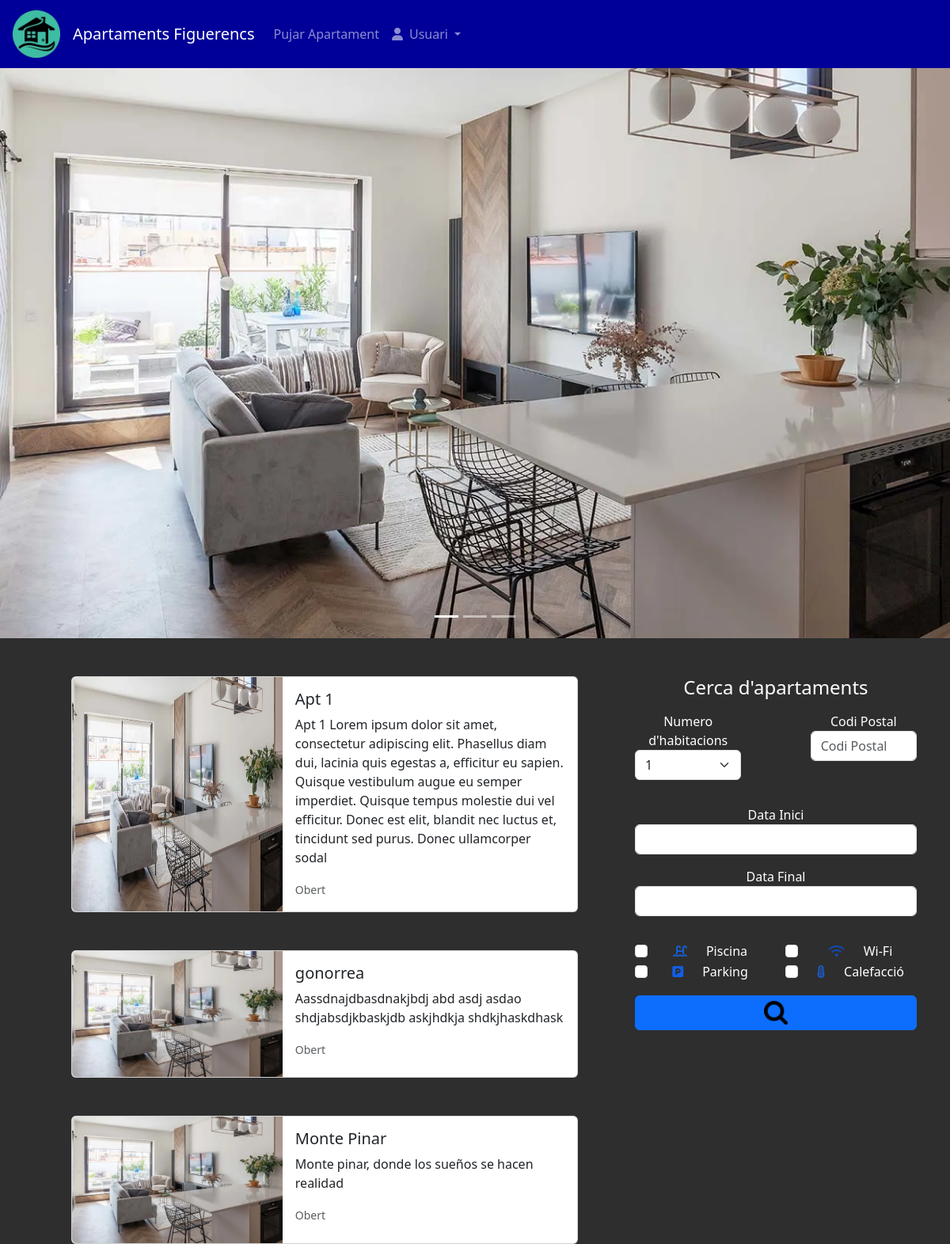
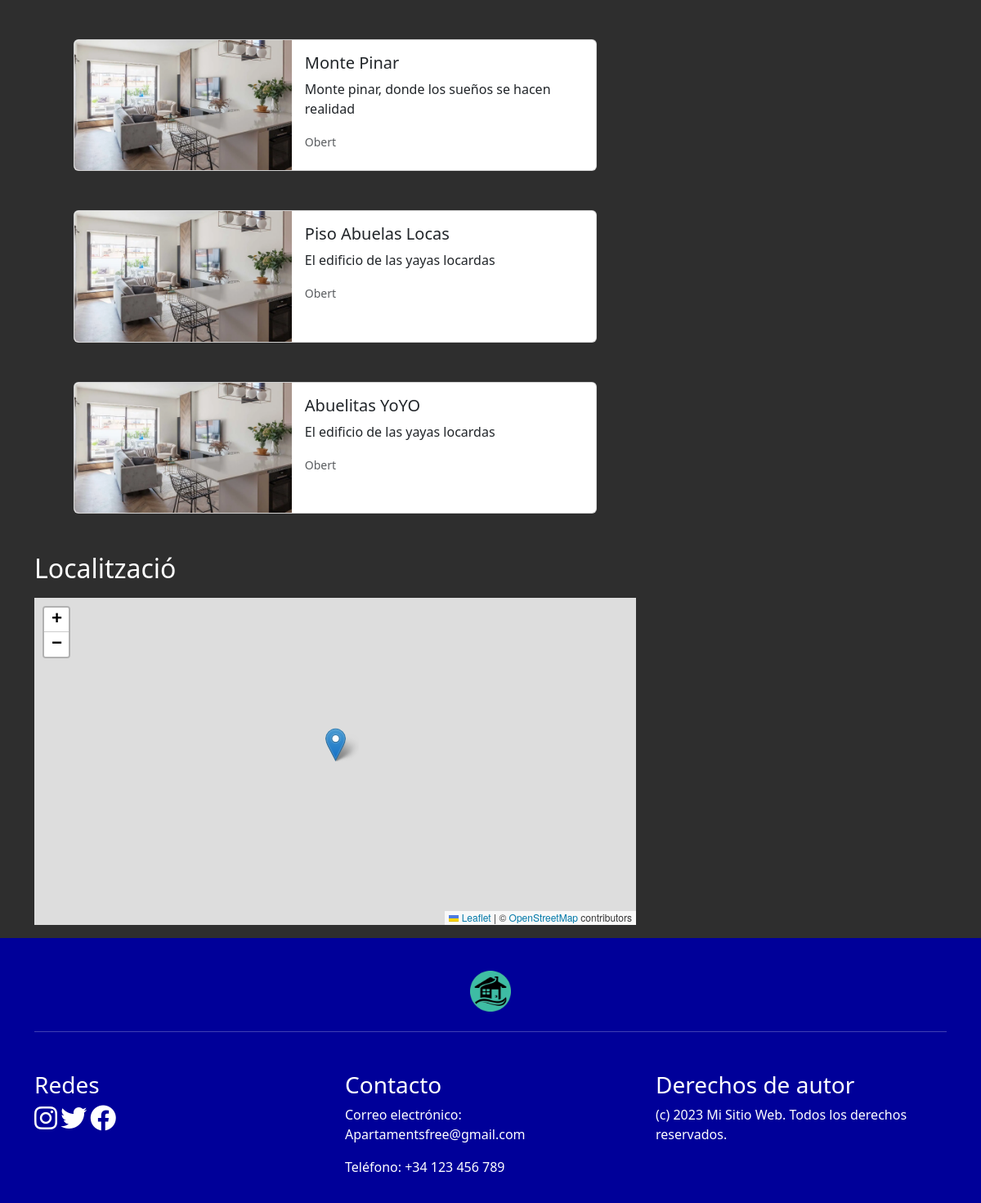
The app's page /index.php (signed in) with its own data (2 pictures, top to bottom).
### tables this page shows
CREATE TABLE `apartaments` (
  `idApartament` int(11) NOT NULL,
  `idUsuari` int(11) DEFAULT NULL,
  `diaMaximCancel` int(11) NOT NULL,
  `latitud` decimal(10,8) NOT NULL,
  `longitud` decimal(11,8) NOT NULL,
  `habitacions` int(11) NOT NULL,
  `titol` varchar(150) NOT NULL,
  `descripcio` varchar(300) NOT NULL,
  `preuTA` decimal(10,2) NOT NULL,
  `preuTB` decimal(10,2) NOT NULL,
  `metresCuadrats` decimal(10,2) NOT NULL,
  `adreca` varchar(150) NOT NULL,
  `codiPostal` int(5) NOT NULL
);

### public/index.php (called while the page is built, shortened)
<?php
include "../src/config.php";
include "../src/controllers/index.php";
include "../src/Emeset/Container.php";
include "../src/Emeset/Response.php";
$request = new \Emeset\Request();
$response = new \Emeset\Response();
$container = new \Emeset\Container($config);
$r = '';
if ($r == "login") {
    ctrlLogin($request, $response, $container);
} elseif ($r === "content") {
    $response = isLogged($request, $response, $container,"ctrlContent");
} elseif ($r == "register") {
    ctrlRegister($request, $response, $container);
} elseif ($r == "aptdata") {
    $AptId = $_REQUEST["AptId"];
    AptData($request, $response, $container, $AptId);
} elseif ($r == "user") {
    $response = isLogged($request, $response, $container,"ctrlUser");
} elseif ($r == "pujar") {
    $response = isLogged($request, $response, $container,"ctrlPujar");
} elseif ($r == "") {
    $response = isLogged($request, $response, $container, "ctrlIndex");
} elseif ($r == "dologin") {
    ctrlDoLogin($request, $response, $container);
} elseif ($r == "dologout") {
    ctrlDoLogout($request, $response, $container);
} elseif ($r == "doregister") {
    ctrlDoRegister($request, $response, $container);
} elseif ($r == "doreserva") {
    ctrlDoReserva($request, $response, $container);
} elseif ($r == "doupdate") {
    $response = isLogged($request, $response, $container,"ctrlDoUpdate");
} elseif ($r == "doupload") {
    $response = isLogged($request, $response, $container,"ctrlDoUpload");
} else {
    $response = isLogged($request, $response, $container,"ctrlError");
}
$response->response();

### src/emeset/container.php (called while the page is built, shortened)
<?php
class Container
{
    public $config = [];
    public $sql;
    public function __construct($config)
    {
        $this->config = $config;
        $this->sql = $this->db()->getConnection();
    }
    public function db(){
        return new \Apartaments\Db(
            $this->config["db"]["user"],
            $this->config["db"]["pass"],
            $this->config["db"]["db"],
            $this->config["db"]["host"]
        );
    }
    public function apartaments()
    {
        return new \Apartaments\Apartment($this->sql);
    }
}

### src/models/Db.php (called while the page is built, shortened)
<?php
class Db {
    public $sql;
    public function __construct($user, $pass, $db, $host){
        $dsn = "mysql:dbname={$db};host={$host}";
        try {
            $this->sql = new \PDO($dsn, $user, $pass);
        } catch (\PDOException $e) {
            die('Ha fallat la connexió: ' . $e->getMessage());
        }
    }
    public function getConnection(){
        return $this->sql;
    }
}

### src/controllers/index.php (called while the page is built)
<?php
function ctrlIndex($request, $response, $container){
    $aptModel = $container->apartaments();
    $apts = $aptModel->getAll();
    $response->set("apts", $apts);
    $response->setTemplate("index.php");
    return $response;
}

### src/models/Apartment.php (called while the page is built, shortened)
<?php
class Apartment {
    public $sql;
    public function __construct($sql){
        $this->sql = $sql;
    }
    public function getAll(){
        $apts = array();
        $query = "select * from apartaments;";
        foreach ($this->sql->query($query, \PDO::FETCH_ASSOC) as $apt) {
            $apts[] = $apt;
        }
        return $apts;
    }
}

### src/middleware/isLogged.php (called while the page is built, shortened)
<?php
function isLogged($request, $response, $container, $next){
    $response->set("email", $request->get("SESSION", "email"));
    $response = $next($request, $response, $container);
    return $response;
}

### src/views/index.php (the view, shortened to what this page needs)
<!DOCTYPE html>
<html lang="en">
<head>
    <link rel="stylesheet" href="//code.jquery.com/ui/1.13.2/themes/base/jquery-ui.css">
    <link rel="stylesheet" href="https://cdn.jsdelivr.net/npm/bootstrap@5.3.2/dist/css/bootstrap.min.css">
    <link rel="stylesheet" href="https://cdnjs.cloudflare.com/ajax/libs/font-awesome/6.0.0-beta3/css/all.min.css">
    <link rel="stylesheet" href="https://unpkg.com/leaflet@1.9.4/dist/leaflet.css"/>
    <link rel="stylesheet" href="/css/style.css">
</head>
<body>
    <?php include("header.php");?>
    <div id="carouselExampleIndicators" class="carousel slide">
        <div class="carousel-indicators">
            <button type="button" data-bs-target="#carouselExampleIndicators" data-bs-slide-to="0" class="active" aria-current="true" aria-label="Slide 1"></button>
            <button type="button" data-bs-target="#carouselExampleIndicators" data-bs-slide-to="1" aria-label="Slide 2"></button>
            <button type="button" data-bs-target="#carouselExampleIndicators" data-bs-slide-to="2" aria-label="Slide 3"></button>
        </div>
        <div class="carousel-inner">
            <div class="carousel-item active">
                <img src="/img/apartamento_portada_1.webp" class="d-block w-100" alt="apartament_1">
            </div>
        </div>
        <button class="carousel-control-prev" type="button" data-bs-target="#carouselExampleIndicators" data-bs-slide="prev">
        </button>
        <button class="carousel-control-next" type="button" data-bs-target="#carouselExampleIndicators" data-bs-slide="next">
        </button>
    </div>
    <div class="container-md">
        <div class="row">
            <div class="col-md-8">
                <?php foreach($apts as $i => $apt) { ?>
                    <a id="<?=$apt["idApartament"]?>"class="text-decoration-none Apt-Model-Show" data-bs-toggle="modal" data-bs-target="#exampleModal">
                        <div class="card m-5" style="max-width: 800px;">
                            <div class="row g-0">
                                <div class="col-md-5">
                                <img src="/img/apartamento_portada_1.webp" class="img-fluid rounded-start h-100" alt="apartament">
                                </div>
                                <div class="col-md-7">
                                    <div class="card-body">
                                        <h5 class="card-title"><?=$apt["titol"]; ?></h5>
                                        <p class="card-text"><?=$apt["descripcio"]; ?></p>
                                        <p class="card-text"><small class="text-body-secondary">Obert</small></p>
                                    </div>
                                </div>
                            </div>
                        </div>
                    </a>
                <?php } ?>
                <h2 class="text-white">Localització</h2>
                <div class="row mt-3">
                    <div class="col-md-12">
                        <div id="map" class="z-depth-1-half map-container mb-3">
                        </div>
                    </div>
                </div>
            </div>
            <div class="col-md-4 text-white mt-5 mb-5 text-center d-sm-none d-md-block">
                <div class="sticky-top" style="z-index: 1;">
                    <h4 class="mb-3">Cerca d'apartaments</h4>
                    <form action="/index?r=" method="POST">
                        <div class="row mb-3">
                            <div class="col-5">
                                <div class="mb-3">
                                    <label for="habitacions">Numero d'habitacions</label>
                                    <select class="form-select" id="habitacions">
                                        <option value="1" selected>1</option>
                                    </select>
                                </div>
                            </div>
                            <div class="col-2"></div>
                            <div class="col-5">
                                <div class="mb-3">
                                    <label for="codipostal">Codi Postal</label>
                                    <input type="text" class="form-control" id="codipostal" name="search-cv" placeholder="Codi Postal">
                                </div>
                            </div>
                        </div>
                        <div class="row mb-3">
                            <div class="col-12">
                                <div class="mb-3">
                                    <label for="from">Data Inici</label>
                                    <input type="text" id="from" name="from" class="form-control mb-3 from">
                                    <label for="to">Data Final</label>
                                    <input type="text" id="to" name="to" class="form-control to">
                                </div>
                            </div>
                        </div>
                        <div class="row mb-3 text-center" style="z-index: -1;">
                            <div class="col-6">
                                <div class="form-check">
                                    <input class="form-check-input" type="checkbox" value="Piscina" id="checkPiscina">
                                    <label class="form-check-label" for="checkPiscina">
                                    <i class="fa-solid fa-water-ladder me-4" style="color: #195dd2;"></i>Piscina
                                    </label>
                                </div>
                                <div class="form-check">
                                    <input class="form-check-input" type="checkbox" value="Parking" id="checkParking">
                                    <label class="form-check-label" for="checkParking">
                                    <i class="fa-solid fa-square-parking me-4" style="color: #115ee4;"></i>Parking
                                    </label>
                                </div>
                            </div>
                            <div class="col-6">
                                <div class="form-check">
                                    <input class="form-check-input" type="checkbox" value="Wifi" id="checkWifi">
                                    <label class="form-check-label" for="checkWifi">
                                    <i class="fa-solid fa-wifi me-4" style="color: #104bb2;"></i>Wi-Fi
                                    </label>
                                </div>
                                <div class="form-check">
                                    <input class="form-check-input" type="checkbox" value="Calefaccio" id="checkCalefaccio">
                                    <label class="form-check-label" for="checkCalefaccio">
                                    <i class="fa-solid fa-temperature-full me-4" style="color: #1d5cc9;"></i>Calefacció
                                    </label>
                                </div>
                            </div>
                        </div>
                        <button type="submit" class="btn btn-primary btn-block col-md-12"><img src="/img/lupa_icon.png" alt="Buscar" width="30" height="30"></button>
                    </form>
                </div>
            </div>
        </div>
    </div>
    <?php include("footer.php");?>
</body>
</html>

### src/emeset/response.php (shortened to what this page needs)
<?php
class Response
{
    public $values = [];
    public $header = false;
    public $path;
    public $template;
    public $redirect = false;
    public $json = false;
    public function __construct($path = "../src/views/")
    {
        $this->path = $path;
    }
    public function set($id, $value)
    {
        $this->values[$id] = $value;
    }
    public function setTemplate($p)
    {
        $this->template = $p;
    }
    public function response()
    {
        if ($this->redirect) {
            header($this->header);
        } elseif ($this->json) {
            echo json_encode($this->values);
        } else {
            include $this->path . $this->template;
        }
    }
}

### src/views/header.php (shortened to what this page needs)
<nav class="navbar navbar-expand-md navbar-dark justify-content-between ml-3 shadow-lg" style="background-color: #000099">
  <a class="navbar-brand" href="/index.php?r=">
    <img src="/img/logo_renting.png" width="60" height="60" alt="logo" class="d-inline-block align-top ms-3">
  </a>
  <a class="navbar-brand" href="/index.php?r=">Apartaments Figuerencs</a>
  <div class="collapse navbar-collapse" id="navbarScroll">
    <ul class="navbar-nav me-auto my-2 my-lg-0 navbar-nav-scroll" style="--bs-scroll-height: 100px;">
      <?php if($_SESSION["rol"] != "Usuari"){ ?>
        <li class="nav-item">
          <a class="nav-link" href="/index.php?r=pujar">Pujar Apartament</a>
        </li>
      <?php } ?>
      <li class="nav-item dropdown">
        <a class="nav-link dropdown-toggle" href="#" role="button" data-bs-toggle="dropdown" aria-expanded="false">
          <i class="fa-solid fa-user me-2"></i>Usuari
        </a>
      </li>
    </ul>
  </div>
</nav>

### src/views/footer.php
<footer class ="footer mt-auto py-3" style="background-color: #000099">
    <div class="container">
        <a class="navbar-brand d-flex justify-content-center" href="/index.php?r=">
            <img src="/img/logo_renting.png" alt="logo" id="logo" width="50" height="50" class="mt-4">
        </a>
    <hr class="my-4 text-white">
    <div class="row">
        <div class="col-lg-4">
          <h3 class="text-white mt-4">Redes</h3>
          <ul class="m-0 p-0">
          <i class="fa-brands fa-instagram"  style="font-size: 2em; color: #fcfcfc;"></i>
          <i class="fa-brands fa-twitter" style="font-size: 2em; color: #ffffff;"></i>
          <i class="fa-brands fa-facebook" style="font-size: 2em; color: #ffffff;"></i>
          </ul>
        </div>
        <div class="col-lg-4 mt-4">
          <h3 class="text-white">Contacto</h3>
          <p class="text-white">Correo electrónico: Apartamentsfree@gmail.com</p>
          <p class="text-white">Teléfono: +34 123 456 789</p>
        </div>
        <div class="col-lg-4 mt-4">
          <h3 class="text-white">Derechos de autor</h3>
          <p class="text-white">(c) 2023 Mi Sitio Web. Todos los derechos reservados.</p>
        </div>
      </div>
    </div>
  </footer>

### public/css/style.css (style rules this page uses)
body { background-color:#2e2e2e ; min-height: 100vh; display: flex; flex-direction: column; }
#map { height: 400px; width: 100%; }

### records on screen
apartaments: titol "Apt 1", descripcio "Apt 1 Lorem ipsum dolor sit amet, consectetur adipiscing elit. Phasellus diam dui, lacinia quis egestas a, efficitur eu sapien. Quisque vestibulum augue eu semper imperdiet. Quisque tempus molestie dui vel efficitur. Donec est elit, blandit nec luctus et, tincidunt sed purus. Donec ullamcorper sodal"
apartaments: titol "gonorrea", descripcio "Aassdnajdbasdnakjbdj abd asdj asdao shdjabsdjkbaskjdb askjhdkja shdkjhaskdhask"
apartaments: titol "Monte Pinar", descripcio "Monte pinar, donde los sueños se hacen realidad"
apartaments: titol "Monte Pinar", descripcio "Monte pinar, donde los sueños se hacen realidad"
apartaments: titol "Piso Abuelas Locas", descripcio "El edificio de las yayas locardas"
apartaments: titol "Abuelitas YoYO", descripcio "El edificio de las yayas locardas"
